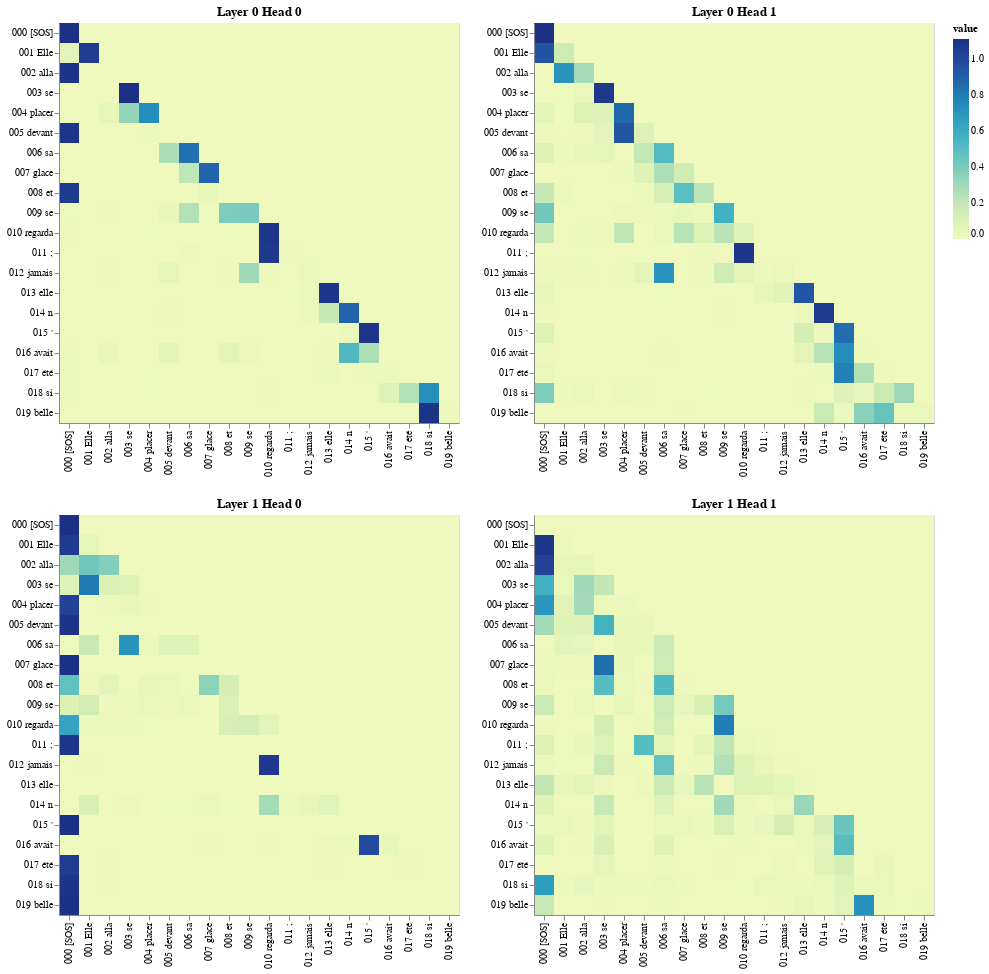

The code cell stored with this chart in its notebook:
### Code cell
# Decoder Self-Attention
get_all_attention_maps("decoder", layers, heads, decoder_input_tokens, decoder_input_tokens, min(20, sentence_len))

### Figure 1 — Vega-Lite specification as saved in the notebook (floating-point values rounded to 4 significant figures; data arrays with more than 128 entries replaced by an {"elided": "..."} marker saying what was removed)
{"config": {"view": {"continuousWidth": 300, "continuousHeight": 300}}, "vconcat": [{"hconcat": [{"data": {"name": "data-d3cfccaa8130a19bcb3407204b85227b"}, "mark": {"type": "rect"}, "encoding": {"color": {"field": "value", "type": "quantitative"}, "tooltip": [{"field": "row", "type": "quantitative"}, {"field": "column", "type": "quantitative"}, {"field": "value", "type": "quantitative"}, {"field": "row_token", "type": "nominal"}, {"field": "col_token", "type": "nominal"}], "x": {"axis": {"title": ""}, "field": "col_token", "type": "nominal"}, "y": {"axis": {"title": ""}, "field": "row_token", "type": "nominal"}}, "height": 400, "name": "view_109", "title": "Layer 0 Head 0", "width": 400}, {"data": {"name": "data-e1b06c951fcd0009bcb061de6d1d6807"}, "mark": {"type": "rect"}, "encoding": {"color": {"field": "value", "type": "quantitative"}, "tooltip": [{"field": "row", "type": "quantitative"}, {"field": "column", "type": "quantitative"}, {"field": "value", "type": "quantitative"}, {"field": "row_token", "type": "nominal"}, {"field": "col_token", "type": "nominal"}], "x": {"axis": {"title": ""}, "field": "col_token", "type": "nominal"}, "y": {"axis": {"title": ""}, "field": "row_token", "type": "nominal"}}, "height": 400, "name": "view_110", "title": "Layer 0 Head 1", "width": 400}]}, {"hconcat": [{"data": {"name": "data-ba0a943a020332955a5f99a652ed3264"}, "mark": {"type": "rect"}, "encoding": {"color": {"field": "value", "type": "quantitative"}, "tooltip": [{"field": "row", "type": "quantitative"}, {"field": "column", "type": "quantitative"}, {"field": "value", "type": "quantitative"}, {"field": "row_token", "type": "nominal"}, {"field": "col_token", "type": "nominal"}], "x": {"axis": {"title": ""}, "field": "col_token", "type": "nominal"}, "y": {"axis": {"title": ""}, "field": "row_token", "type": "nominal"}}, "height": 400, "name": "view_111", "title": "Layer 1 Head 0", "width": 400}, {"data": {"name": "data-9d9ac834dbc61a03ef42a9a26ef50b56"}, "mark": {"type": "rect"}, "encoding": {"color": {"field": "value", "type": "quantitative"}, "tooltip": [{"field": "row", "type": "quantitative"}, {"field": "column", "type": "quantitative"}, {"field": "value", "type": "quantitative"}, {"field": "row_token", "type": "nominal"}, {"field": "col_token", "type": "nominal"}], "x": {"axis": {"title": ""}, "field": "col_token", "type": "nominal"}, "y": {"axis": {"title": ""}, "field": "row_token", "type": "nominal"}}, "height": 400, "name": "view_112", "title": "Layer 1 Head 1", "width": 400}]}], "params": [{"name": "param_109", "select": {"type": "interval", "encodings": ["x", "y"]}, "bind": "scales", "views": ["view_109"]}, {"name": "param_110", "select": {"type": "interval", "encodings": ["x", "y"]}, "bind": "scales", "views": ["view_110"]}, {"name": "param_111", "select": {"type": "interval", "encodings": ["x", "y"]}, "bind": "scales", "views": ["view_111"]}, {"name": "param_112", "select": {"type": "interval", "encodings": ["x", "y"]}, "bind": "scales", "views": ["view_112"]}], "$schema": "https://vega.github.io/schema/vega-lite/v5.14.1.json", "datasets": {"data-d3cfccaa8130a19bcb3407204b85227b": {"elided": "400 records"}, "data-e1b06c951fcd0009bcb061de6d1d6807": {"elided": "400 records"}, "data-ba0a943a020332955a5f99a652ed3264": {"elided": "400 records"}, "data-9d9ac834dbc61a03ef42a9a26ef50b56": {"elided": "400 records"}}}
